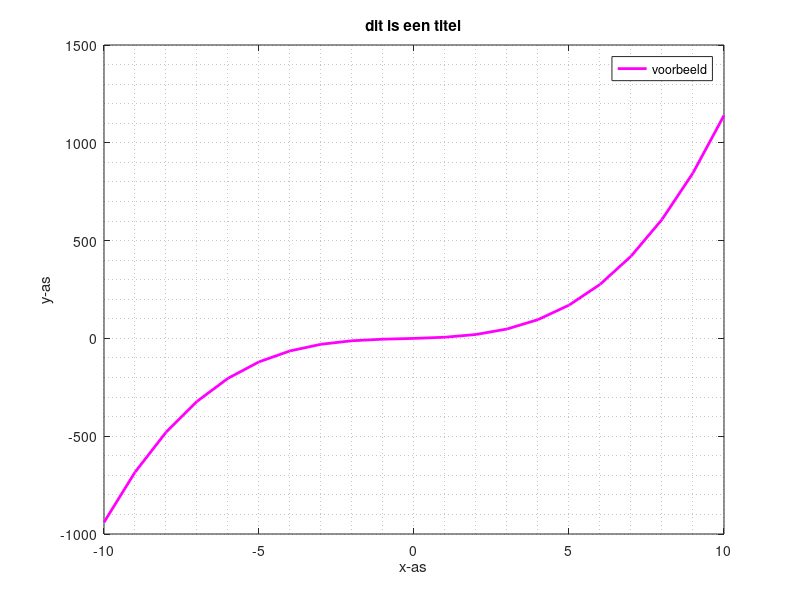

Write the MATLAB code that produced this figure.
n = 10; x = -n:n;
y = x.^3+x.^2+4*x;
plot(x,y,'m','Linewidth',2);
grid minor
legend('voorbeeld');
xlabel('x-as')
ylabel('y-as')
title('dit is een titel')
